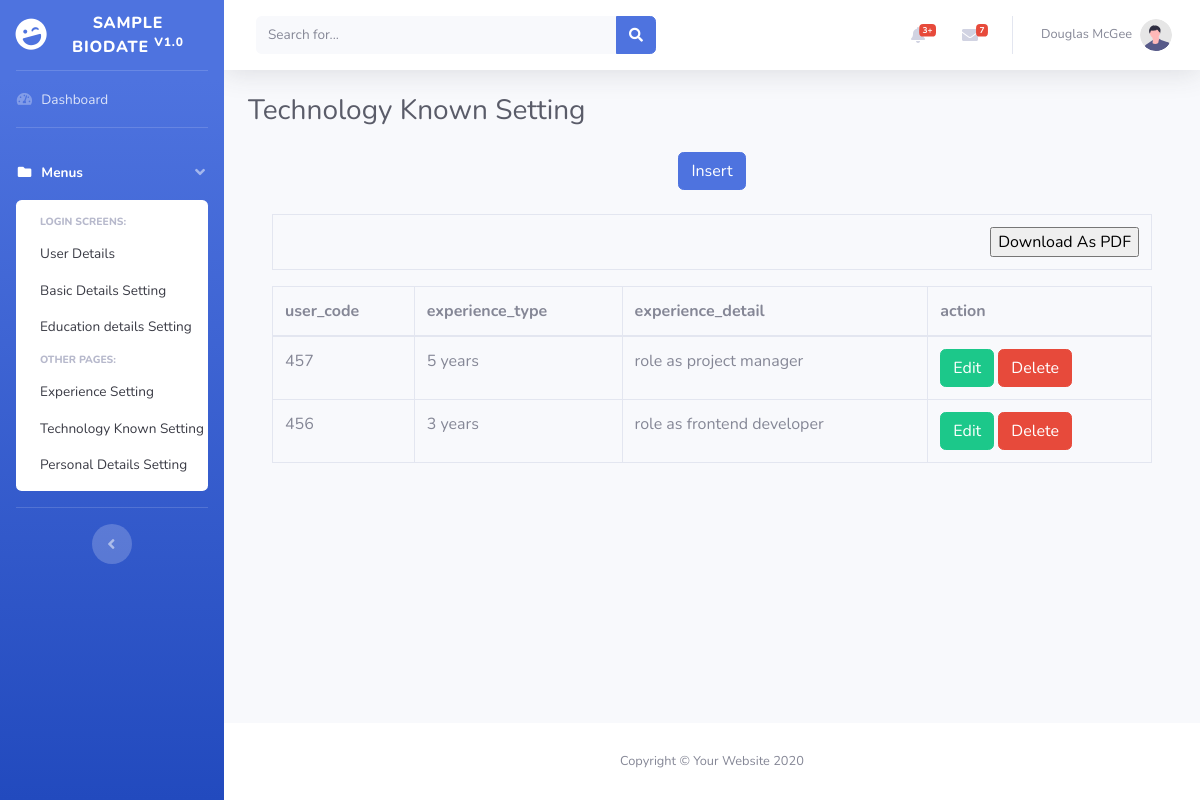
/technology_details.php, run on the app's committed database.
### tables this page shows
CREATE TABLE `technology_details` (
  `id` int(10) NOT NULL,
  `user_code` varchar(222) NOT NULL,
  `experience_type` varchar(33) NOT NULL,
  `experience_detail` varchar(44) NOT NULL
);

### technology_details.php (the view, shortened to what this page needs)
<?php
include('config.php');
include('header.php');
$action = "";
?>
 <h1 class="h3 mb-4 text-gray-800"> Technology Known Setting</h1>
<div class="container">
  <?php if($action == 'edit' or $action == 'add' ){
          $id = $_REQUEST['id'];
		  $query ="select * from technology_details where id='$id'";
      $result = mysqli_query($conn, $query);
          $data = mysqli_fetch_assoc($result)
  ?>
  <form method="post" >
  <table class="table table-striped table-bordered table-hover">
  <tr>
  <td align="right"><b>user_code</b></td>
  <td>
   <input type="text" name="user_code" id="name" class="form-control" value="<?php if($action=="edit"){ echo $data['user_code'];}else {echo "";} ?>" placeholder="user_code" required="required" autofocus="autofocus">
  </td>
  </tr>
  <tr>
  <td align="right"><b>experience_type</b></td>
  <td>
  <input type="text" name="experience_type" class="form-control" value="<?php if($action=="edit"){echo $data['experience_type'];}else{echo "";} ?>"  required="required">
  </td>
  </tr>
  <tr>
  <td align="right"><b>experience_detail<b></td>
  <td>
   <input type="text" name="experience_detail" class="form-control" value="<?php if($action=="edit"){ echo $data['experience_detail'];} else { echo "";} ?>" required="required">
   </td>
  </tr>
  <tr>
  <td colspan="2" align="center">
  <?php
  if($action=="edit")
  {
  ?>
  <button type="submit" class="btn btn-success" name="edit" >Save</button>
  <?php
  }
  else
  {
	?>
    <button type="submit" class="btn btn-success" name="save" >Save</button>
    <?php
  }
  ?>
  </td>
  </tr>
  </table>
  </form>
  <?php }else{ ?>
		  <center><a href="technology_details.php?action=add&id=0" class="btn btn-primary">Insert</a></center>
		  <br />
          <table  id="example2" class="table table-bordered table-hover">
          <tr>
           <td colspan="6" align="right">
            <input type="button" id="btnExport" value="Download As PDF" />
          </td>
          </tr>
          </table>
		  <table  id="example1" class="table table-bordered table-hover">
			<thead>
			  <tr>
			<th>user_code</th>
			<th>experience_type</th>
			<th>experience_detail</th>
			<th>action</th>
			  </tr>
			</thead>
			<tbody>
			<?php
		$query  = "select * from technology_details order by id desc";
$result = mysqli_query($conn,$query);
  while($data = mysqli_fetch_assoc($result))
		{
			?>
			  <tr>
			  <td><?php echo $data["user_code"]; ?></td>
			<td><?php echo $data["experience_type"]; ?></td>
			<td><?php echo $data["experience_detail"]; ?></td>
			<td>
			<a href="technology_details.php?action=edit&id=<?php echo $data["id"]; ?>" class="btn btn-success">Edit</a>
			<a href="technology_details.php?action=delete&id=<?php echo $data["id"]; ?>" class="btn btn-danger" onClick="return confirm('are you soure want to delete this')" >Delete</a>
			</td>
			  </tr>
			  <?php
		}
		?>
			</tbody>
		  </table>
  <?php } ?>
</div>
<?php
include('footer.php');
?>

### data on the page
technology_details: user_code "457", experience_type "5 years", experience_detail "role as project manager"
technology_details: user_code "456", experience_type "3 years", experience_detail "role as frontend developer"
